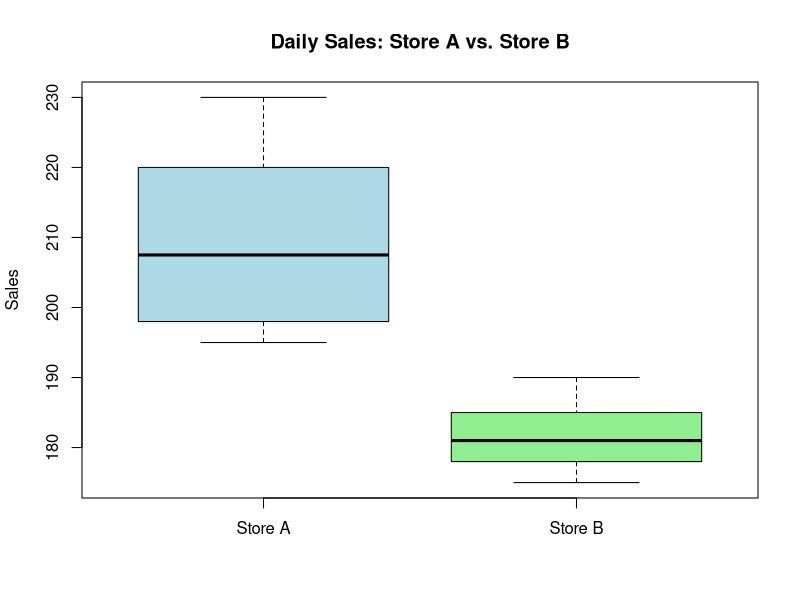
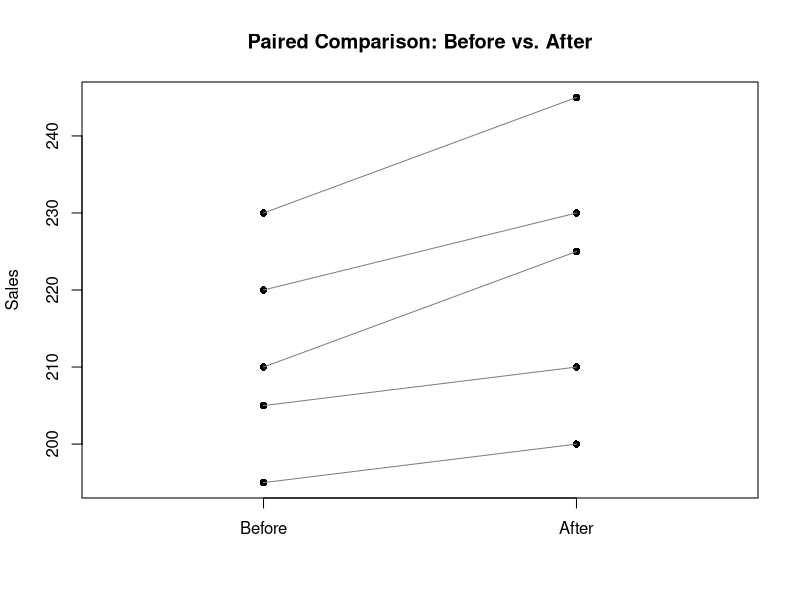

These figures' R source, in order:
# Fills a gap from Chapter 7: hyptestmeanunknownsigma.r only tests ONE
# sample against a fixed value. Comparing two groups (a very common
# business question - "did version A outsell version B?") needs the
# two-sample version of t.test().

store_a <- c(210, 195, 230, 205, 220, 198)  # daily sales, Store A
store_b <- c(180, 175, 190, 185, 178, 182)  # daily sales, Store B

# Independent samples t-test: are the two group means different?
# var.equal = FALSE (the default) uses Welch's correction, appropriate
# when the two groups may have different variances
t.test(store_a, store_b, var.equal = FALSE)

# Paired t-test: use when the two measurements are linked observations
# (e.g. the SAME stores before vs. after a promotion)
before <- c(210, 195, 230, 205, 220)
after  <- c(225, 200, 245, 210, 230)
t.test(before, after, paired = TRUE)

# --- chart: side-by-side boxplots for the independent-samples comparison ---
boxplot(store_a, store_b, names = c("Store A", "Store B"),
        col = c("lightblue", "lightgreen"),
        main = "Daily Sales: Store A vs. Store B", ylab = "Sales")

# --- chart: paired before/after, connecting each store's own two points ---
plot(rep(1, length(before)), before, xlim = c(0.5, 2.5), ylim = range(c(before, after)),
     xaxt = "n", xlab = "", ylab = "Sales", main = "Paired Comparison: Before vs. After",
     pch = 16, col = "black")
points(rep(2, length(after)), after, pch = 16, col = "black")
segments(1, before, 2, after, col = "gray50")
axis(1, at = c(1, 2), labels = c("Before", "After"))
